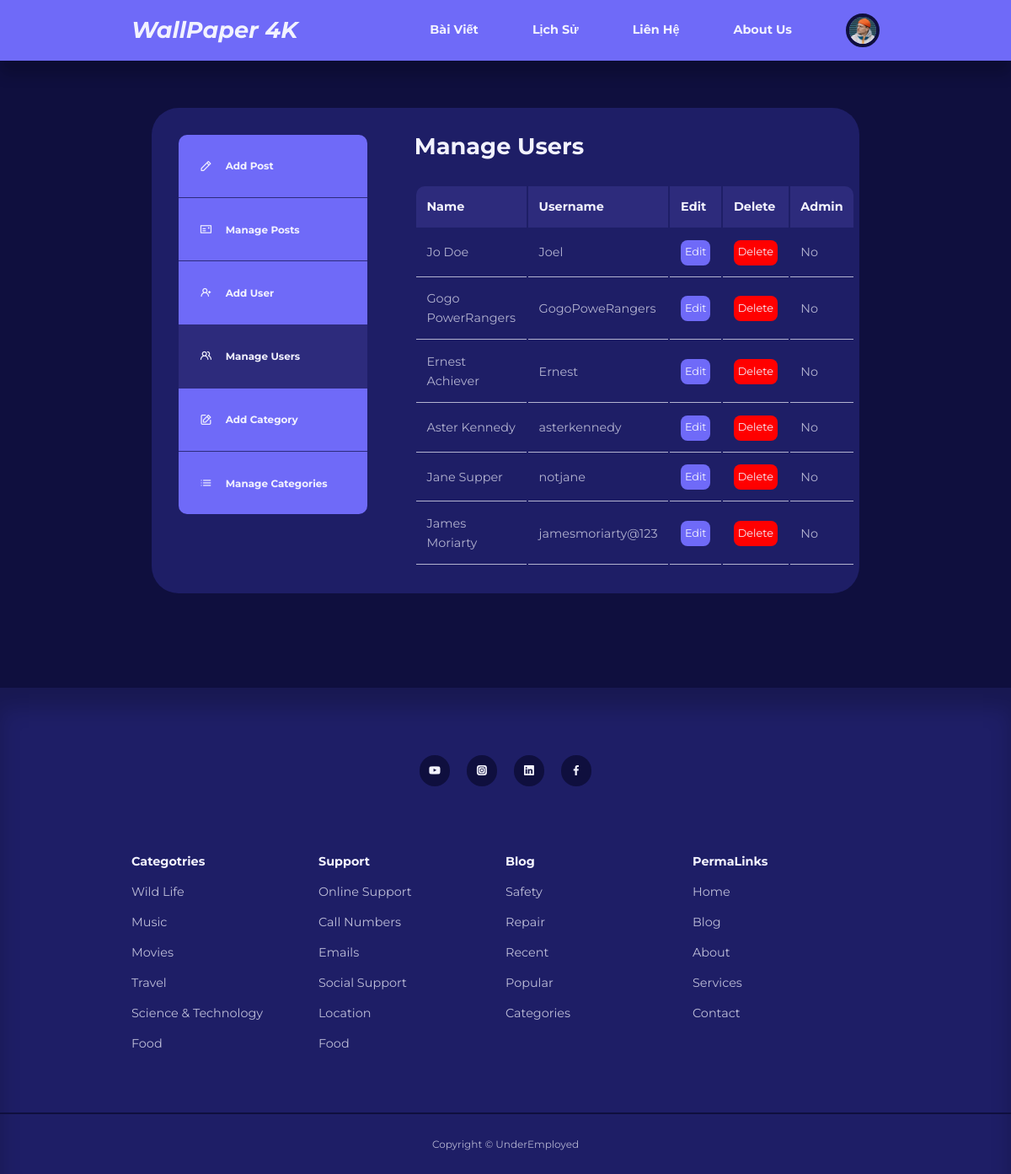
Page /Blogs/admin/manage-users.php (signed in) on the committed database.
### tables this page shows
CREATE TABLE IF NOT EXISTS `users` (
  `id` int UNSIGNED NOT NULL AUTO_INCREMENT,
  `firstname` varchar(50) NOT NULL,
  `lastname` varchar(50) NOT NULL,
  `full_name` varchar(100) NOT NULL,
  `username` varchar(50) NOT NULL,
  `email` varchar(100) NOT NULL,
  `password` varchar(255) NOT NULL,
  `avatar` varchar(255) NOT NULL,
  `is_admin` tinyint(1) NOT NULL,
  PRIMARY KEY (`id`)
);

### Blogs/admin/partials/header.php (called while the page is built, shortened)
<?php
require '../partials/header.php';
?>

### Blogs/admin/manage-users.php (the view, shortened to what this page needs)
<?php
include "partials/header.php";
$current_admin_id = $_SESSION['user-id'];
$query = "SELECT id, firstname, lastname, username, is_admin FROM users WHERE NOT id = :current_admin_id";
$stmt = $connection->prepare($query);
$stmt->execute([':current_admin_id' => $current_admin_id]);
?>
<section class="dashboard">
    <div class="container dashboard__container">
        <aside>
            <ul>
                <li>
                    <a href="<?= ROOT_URL ?>admin/add-post.php">
                        <i class="uil uil-pen"></i>
                        <h5>Add Post</h5>
                    </a>
                </li>
                <li>
                    <a href="<?= ROOT_URL ?>admin/index.php">
                        <i class="uil uil-postcard"></i>
                        <h5>Manage Posts</h5>
                    </a>
                </li>
                <?php if (isset($_SESSION['user_is_admin'])): ?>
                <li>
                    <a href="<?= ROOT_URL ?>admin/add-user.php">
                        <i class="uil uil-user-plus"></i>
                        <h5>Add User</h5>
                    </a>
                </li>
                <li>
                    <a href="<?= ROOT_URL ?>admin/manage-users.php" class="active">
                        <i class="uil uil-users-alt"></i>
                        <h5>Manage Users</h5>
                    </a>
                </li>
                <li>
                    <a href="<?= ROOT_URL ?>admin/add-category.php">
                        <i class="uil uil-edit"></i>
                        <h5>Add Category</h5>
                    </a>
                </li>
                <li>
                    <a href="<?= ROOT_URL ?>admin/manage-categories.php">
                        <i class="uil uil-list-ul"></i>
                        <h5>Manage Categories</h5>
                    </a>
                </li>
                <?php endif ?>
            </ul>
        </aside>
        <main>
            <h2>Manage Users</h2>
            <?php if ($stmt->rowCount() > 0): ?>
            <table>
                <thead>
                    <tr>
                        <th>Name</th>
                        <th>Username</th>
                        <th>Edit</th>
                        <th>Delete</th>
                        <th>Admin</th>
                    </tr>
                </thead>
                <tbody>
                    <?php while ($user = $stmt->fetch(PDO::FETCH_ASSOC)): ?>
                    <tr>
                        <td><?= $user["firstname"] . " " . $user['lastname'] ?></td>
                        <td><?= $user["username"] ?> </td>
                        <td><a href="<?= ROOT_URL ?>admin/edit-user.php?id=<?= $user['id'] ?>" class="btn sm">Edit</a></td>
                        <td><a href="<?= ROOT_URL ?>admin/delete-users.php?id=<?= $user['id'] ?>" class="btn sm danger">Delete</a></td>
                        <td><?= $user["is_admin"] ? 'Yes' : 'No' ?></td>
                    </tr>
                    <?php endwhile ?>
                </tbody>
            </table>
            <?php else: ?>
                <div class="alert__message error">No users found</div>
            <?php endif ?>
        </main>
    </div>
</section>
<?php
include "../partials/footer.php";
?>

### Blogs/partials/header.php (shortened to what this page needs)
<?php
require 'config/database.php';
if (isset($_SESSION['user-id'])) {
    $id = filter_var($_SESSION['user-id'], FILTER_SANITIZE_NUMBER_INT);
    $query = "SELECT avatar FROM users WHERE id = :id";
    $stmt = $connection->prepare($query);
    $stmt->bindParam(':id', $id, PDO::PARAM_INT);
    $stmt->execute();
    $avatar = $stmt->fetch(PDO::FETCH_ASSOC);
}
?>
<!DOCTYPE HTML>
<html lang="en">
<head>
    <link rel="stylesheet" href="<?= ROOT_URL ?>css/style.css">
    <link rel="stylesheet" href="https://unicons.iconscout.com/release/v4.0.8/css/line.css">
</head>
<body>
    <nav>
        <div class="container nav__container">
            <a href="<?= ROOT_URL ?>index.php" class="nav__logo"><h2 style="font-style: oblique;">WallPaper 4K</h3></a>
            <ul class="nav__items">
                <li><a href="<?= ROOT_URL ?>blog.php" class="nav-bar-tilte-hover">Bài Viết</a></li>
                <li><a href="<?= ROOT_URL ?>services.php" class="nav-bar-tilte-hover">Lịch Sử</a></li>
                <li><a href="<?= ROOT_URL ?>contact.php" class="nav-bar-tilte-hover">Liên Hệ</a></li>
                <li><a href="<?= ROOT_URL ?>about.php" class="nav-bar-tilte-hover">About Us</a></li>
                <?php if (isset($_SESSION['user-id'])) : ?>
                <li class="nav__profile">
                    <div class="avatar">
                        <img src="<?= ROOT_URL . 'images/' . $avatar['avatar'] ?>">
                    </div>
                </li>
                <?php else : ?>
                    <li><a href="<?= ROOT_URL ?>signin.php" class="nav-bar-tilte-hover">Đăng Nhập</a></li>
                <?php endif ?>
            </ul>
        </div>
    </nav>

### Blogs/css/style.css (style rules this page uses)
:root { --color-primary: #6f6af8; --color-primary-light: hsl(242, 91%, 69%, 18%); --color-primary-variant: #5854c7; --color-red: #da0f3f; --color-red-light: hsl(346, 87%, 46%, 15%); --color-green: #00c476; --color-green-light: hsl(156, 100%, 38%, 15%); --color-gray-900: #1e1e66; --color-gray-700: #2d2b7c; --color-gray-300: rgba(242, 242, 254, 0.3); --color-gray-200: rgba(242, 242, 254, 0.7); --color-white: #f2f2fe; --color-bg: #0f0f3e; --transition: all 300ms ease; --container-width-lg: 74%; --container-width-md: 88%; --form-width: 40%; --card-border-radius-1: 0.3rem; --card-border-radius-2: 0.5rem; --card-border-radius-3: 0.8rem; --card-border-radius-4: 2rem; --card-border-radius-5: 5rem; }
* { margin: 0; padding: 0; outline: 0; border: 0; appearance: 0; list-style: none; text-decoration: none; box-sizing: border-box; }
body { font-family: "Montserrat", sans-serif; line-height: 1.6; color: var(--color-gray-200); overflow-x: hidden; background: var(--color-bg); font-size: 0.9rem; }
.container { width: var(--container-width-lg); max-width: 1800px; margin-inline: auto; }
section { margin-top: 3rem; width: 100vw; }
h1, h2, h3, h4, h5 { color: var(--color-white); line-height: 1.3; }
h2 { font-size: 1.7rem; margin: 1rem 0; }
a { color: var(--color-white); }
img { display: block; width: 100%; object-fit: cover; height: 100%; }
nav { background: var(--color-primary); width: 100vw; height: 4.5rem; position: fixed; top: 0; z-index: 10; box-shadow: 0 1rem 1rem rgba(0, 0, 0, 0.2); }
.nav__container { height: 100%; display: flex; align-items: center; justify-content: space-between; }
.avatar { width: 2.5rem; height: 2.5rem; border-radius: 50%; overflow: hidden; border: 0.3rem solid var(--color-bg); }
.nav__logo { font-weight: 600; font-size: 1.2rem; }
.nav__items { display: flex; align-items: center; gap: 4rem; font-weight: bold; }
.nav__profile { position: relative; cursor: pointer; }
.btn { display: inline-block; width: fit-content; padding: 0.6rem 1.2rem; background-color: var(--color-primary); border-radius: var(--card-border-radius-2); cursor: pointer; transition: var(--transition); color: var(--color-white); }
.btn.sm { padding: 0.3rem; font-size: 0.8rem; }
.btn.danger { background-color: red; }
.dashboard { margin-top: 6rem; padding: 2rem; }
.dashboard__container { display: grid; grid-template-columns: 14rem auto; gap: 2rem; background: var(--color-gray-900); padding: 2rem; margin-bottom: 5rem; border-radius: 2rem; }
.dashboard aside a { color: var(--color-white); background: var(--color-primary); display: flex; gap: 1rem; align-items: center; padding: 1.6rem; }
.dashboard aside ul li:not(:last-child) a { border-bottom: 1px solid var(--color-gray-700); }
.dashboard aside a.active { background-color: var(--color-gray-700); }
.dashboard aside ul li:not(:last-child):not(:first-child) a { border-bottom: 1px solid var(--color-gray-700); }
.dashboard aside ul li:first-child a { border-top-left-radius: 10px; border-top-right-radius: 10px; }
.dashboard main table th:first-child { border-top-left-radius: 10px; }
.dashboard main table th:last-child { border-top-right-radius: 10px; }
.dashboard aside ul li:last-child a { border-bottom-left-radius: 10px; border-bottom-right-radius: 10px; }
.dashboard main { margin-left: 1.5rem; }
.dashboard main h2 { margin: 0 0 2rem 0; line-height: 1; }
.dashboard main table { width: 100%; text-align: left; }
.dashboard main table th { background: var(--color-gray-700); padding: 0.8rem; color: var(--color-white); }
.dashboard main table td { padding: 0.8rem; border-bottom: 1px solid var(--color-gray-200); }

### Blogs/partials/header.php (style rules this page uses)
.nav-bar-tilte-hover { display: inline-block; transition: transform 0.3s ease; }

### rows in the picture
users: avatar (picture)
users: firstname "Jo", lastname "Doe", username "Joel", is_admin "No"
users: firstname "Gogo", lastname "PowerRangers", username "GogoPoweRangers", is_admin "No"
users: firstname "Ernest", lastname "Achiever", username "Ernest", is_admin "No"
users: firstname "Aster", lastname "Kennedy", username "asterkennedy", is_admin "No"
users: firstname "Jane", lastname "Supper", username "notjane", is_admin "No"
users: firstname "James", lastname "Moriarty", username "jamesmoriarty@123", is_admin "No"
